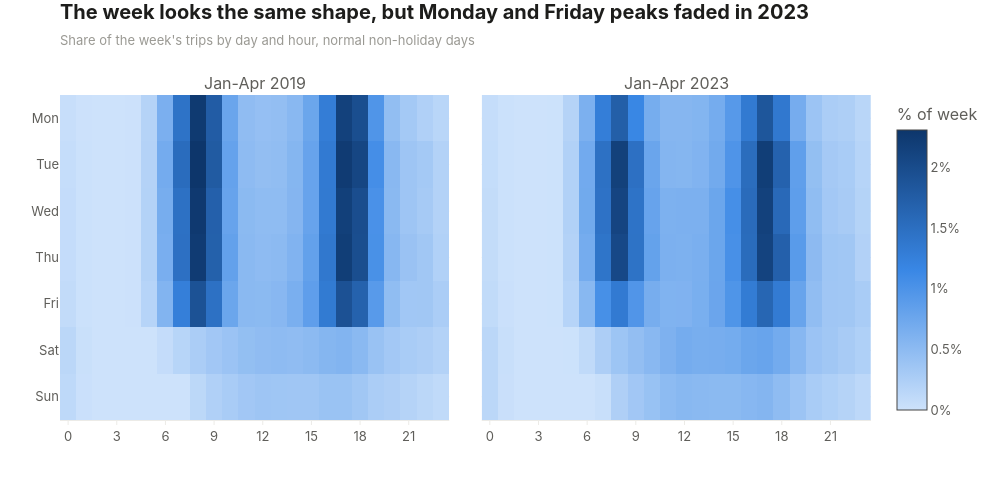

The notebook cell saved with this chart:
### Code cell
day_labels = ["Mon", "Tue", "Wed", "Thu", "Fri", "Sat", "Sun"]
highest = week["pct_of_week"].max()

fig = make_subplots(rows=1, cols=2, subplot_titles=list(periods), shared_yaxes=True, horizontal_spacing=0.04)

column = 1
for period in periods:
    grid = week[week["period"] == period].pivot(index="day_of_week", columns="hour", values="pct_of_week")
    fig.add_trace(
        go.Heatmap(
            z=grid.values,
            x=list(grid.columns),
            y=day_labels,
            colorscale=viz.SEQUENTIAL,
            zmin=0,
            zmax=highest,
            showscale=(column == 2),
            colorbar=dict(title="% of week", ticksuffix="%"),
            hovertemplate="%{y} %{x}:00 - %{z:.2f}% of the week<extra></extra>",
        ),
        row=1,
        col=column,
    )
    column += 1

fig.update_yaxes(autorange="reversed")
fig.update_xaxes(dtick=3)
fig.update_layout(hovermode="closest")

title = "The week looks the same shape, but Monday and Friday peaks faded in 2023"
subtitle = "Share of the week's trips by day and hour, normal non-holiday days"
viz.titled(fig, title, subtitle)
viz.save(fig, "03_week_heatmap", height=480)
fig

### Figure 1 — Plotly figure (JSON) as saved in the notebook; plotly's stock layout.template omitted (floating-point values rounded to 4 significant figures; data arrays with more than 128 entries replaced by an {"elided": "..."} marker saying what was removed)
{"data": [{"colorbar": {"ticksuffix": "%", "title": {"text": "% of week"}}, "colorscale": [[0, "#cde2fb"], [0.5, "#3987e5"], [1, "#0d366b"]], "hovertemplate": "%{y} %{x}:00 - %{z:.2f}% of the week<extra></extra>", "showscale": false, "type": "heatmap", "x": [0, 1, 2, 3, 4, 5, 6, 7, 8, 9, 10, 11, 12, 13, 14, 15, 16, 17, 18, 19, 20, 21, 22, 23], "xaxis": "x", "y": ["Mon", "Tue", "Wed", "Thu", "Fri", "Sat", "Sun"], "yaxis": "y", "z": {"elided": "7x24 float values"}, "zmax": 2.308, "zmin": 0}, {"colorbar": {"ticksuffix": "%", "title": {"text": "% of week"}}, "colorscale": [[0, "#cde2fb"], [0.5, "#3987e5"], [1, "#0d366b"]], "hovertemplate": "%{y} %{x}:00 - %{z:.2f}% of the week<extra></extra>", "showscale": true, "type": "heatmap", "x": [0, 1, 2, 3, 4, 5, 6, 7, 8, 9, 10, 11, 12, 13, 14, 15, 16, 17, 18, 19, 20, 21, 22, 23], "xaxis": "x2", "y": ["Mon", "Tue", "Wed", "Thu", "Fri", "Sat", "Sun"], "yaxis": "y2", "z": {"elided": "7x24 float values"}, "zmax": 2.308, "zmin": 0}], "layout": {"annotations": [{"font": {"size": 16}, "showarrow": false, "text": "Jan-Apr 2019", "x": 0.24, "xanchor": "center", "xref": "paper", "y": 1, "yanchor": "bottom", "yref": "paper"}, {"font": {"size": 16}, "showarrow": false, "text": "Jan-Apr 2023", "x": 0.76, "xanchor": "center", "xref": "paper", "y": 1, "yanchor": "bottom", "yref": "paper"}], "height": 480, "hovermode": "closest", "title": {"text": "<b>The week looks the same shape, but Monday and Friday peaks faded in 2023</b><br><span style='font-size:13px;color:#9a9993'>Share of the week's trips by day and hour, normal non-holiday days</span>"}, "width": 1000, "xaxis": {"anchor": "y", "domain": [0, 0.48], "dtick": 3}, "xaxis2": {"anchor": "y2", "domain": [0.52, 1], "dtick": 3}, "yaxis": {"anchor": "x", "autorange": "reversed", "domain": [0, 1]}, "yaxis2": {"anchor": "x2", "autorange": "reversed", "domain": [0, 1], "matches": "y", "showticklabels": false}}}
